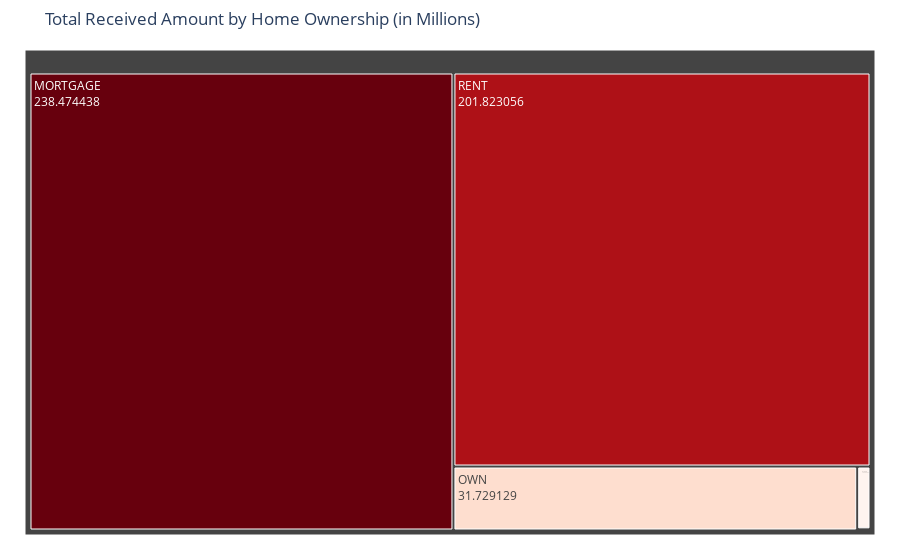

This figure's notebook cell:
### Code cell
home_received = data.groupby('home_ownership')['total_payment'].sum().reset_index()
home_received['total_payment_millions'] = home_received['total_payment'] / 1000000

fig = go.Figure(
    go.Treemap(
        labels=home_received['home_ownership'],
        parents=[''] * len(home_received),
        values=home_received['total_payment_millions'],
        marker=dict(colors=home_received['total_payment_millions'], colorscale='Reds'),
        textinfo='label+value',
        hovertemplate='<b>%{label}</b><br>Received Amount: $%{value:.2f}M<br>Percentage of Parent: %{percentParent:.2%}<extra></extra>'
    )
)

fig.update_layout(
    title='Total Received Amount by Home Ownership (in Millions)',
    margin=dict(t=50, l=25, r=25, b=25)
)
fig.show()

### Figure 1 — Plotly figure (JSON) as saved in the notebook; plotly's stock layout.template omitted (floating-point values rounded to 4 significant figures)
{"data": [{"hovertemplate": "<b>%{label}</b><br>Received Amount: $%{value:.2f}M<br>Percentage of Parent: %{percentParent:.2%}<extra></extra>", "labels": ["MORTGAGE", "NONE", "OTHER", "OWN", "RENT"], "marker": {"colors": [238.5, 0.01905, 1.025, 31.73, 201.8], "colorscale": [[0, "rgb(255,245,240)"], [0.125, "rgb(254,224,210)"], [0.25, "rgb(252,187,161)"], [0.375, "rgb(252,146,114)"], [0.5, "rgb(251,106,74)"], [0.625, "rgb(239,59,44)"], [0.75, "rgb(203,24,29)"], [0.875, "rgb(165,15,21)"], [1, "rgb(103,0,13)"]]}, "parents": ["", "", "", "", ""], "textinfo": "label+value", "type": "treemap", "values": [238.5, 0.01905, 1.025, 31.73, 201.8]}], "layout": {"margin": {"b": 25, "l": 25, "r": 25, "t": 50}, "title": {"text": "Total Received Amount by Home Ownership (in Millions)"}}}
